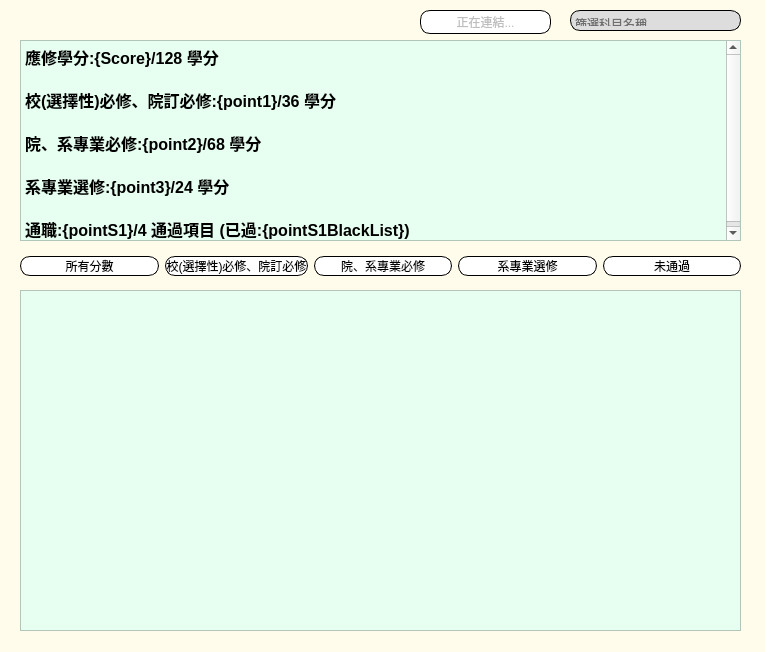
<?xml version="1.0" encoding="UTF-8"?>
<ui version="4.0">
 <class>ScoreQuery</class>
 <widget class="QDialog" name="ScoreQuery">
  <property name="geometry">
   <rect>
    <x>0</x>
    <y>0</y>
    <width>765</width>
    <height>652</height>
   </rect>
  </property>
  <property name="windowTitle">
   <string>應修學分統計</string>
  </property>
  <property name="styleSheet">
   <string notr="true">QWidget#ScoreQuery{
background-color: rgb(255, 252, 235);
}

    QPushButton{
		border:0;
		font: 700 11pt ;
		border:1px solid #000;
		background:#fff;
		border-radius:10px;
    }
    QPushButton:hover{
        border:2px solid #000;
	
	background-color: rgb(255, 253, 188);
    }</string>
  </property>
  <widget class="QTextBrowser" name="textBrowser">
   <property name="geometry">
    <rect>
     <x>20</x>
     <y>40</y>
     <width>721</width>
     <height>201</height>
    </rect>
   </property>
   <property name="font">
    <font>
     <pointsize>10</pointsize>
     <italic>false</italic>
     <bold>true</bold>
    </font>
   </property>
   <property name="styleSheet">
    <string notr="true">font: 700 10pt &quot;微軟正黑體&quot;;
background-color: rgb(231, 255, 241);</string>
   </property>
   <property name="markdown">
    <string>**應修學分:{Score}/128 學分 **

**校(選擇性)必修、院訂必修:{point1}/36 學分 **

**院、系專業必修:{point2}/68 學分 **

**系專業選修:{point3}/24 學分 **

**通職:{pointS1}/4 通過項目 (已過:{pointS1BlackList})**

</string>
   </property>
   <property name="html">
    <string>&lt;!DOCTYPE HTML PUBLIC &quot;-//W3C//DTD HTML 4.0//EN&quot; &quot;http://www.w3.org/TR/REC-html40/strict.dtd&quot;&gt;
&lt;html&gt;&lt;head&gt;&lt;meta name=&quot;qrichtext&quot; content=&quot;1&quot; /&gt;&lt;meta charset=&quot;utf-8&quot; /&gt;&lt;style type=&quot;text/css&quot;&gt;
p, li { white-space: pre-wrap; }
&lt;/style&gt;&lt;/head&gt;&lt;body style=&quot; font-family:'微軟正黑體'; font-size:10pt; font-weight:700; font-style:normal;&quot;&gt;
&lt;p style=&quot; margin-top:0px; margin-bottom:0px; margin-left:0px; margin-right:0px; -qt-block-indent:0; text-indent:0px;&quot;&gt;&lt;span style=&quot; font-family:'Microsoft JhengHei UI'; font-size:12pt;&quot;&gt;應修學分:{Score}/128 學分 &lt;/span&gt;&lt;/p&gt;
&lt;p style=&quot;-qt-paragraph-type:empty; margin-top:0px; margin-bottom:0px; margin-left:0px; margin-right:0px; -qt-block-indent:0; text-indent:0px; font-family:'Microsoft JhengHei UI'; font-size:12pt;&quot;&gt;&lt;br /&gt;&lt;/p&gt;
&lt;p style=&quot; margin-top:0px; margin-bottom:0px; margin-left:0px; margin-right:0px; -qt-block-indent:0; text-indent:0px;&quot;&gt;&lt;span style=&quot; font-family:'Microsoft JhengHei UI'; font-size:12pt;&quot;&gt;校(選擇性)必修、院訂必修:{point1}/36 學分 &lt;/span&gt;&lt;/p&gt;
&lt;p style=&quot;-qt-paragraph-type:empty; margin-top:0px; margin-bottom:0px; margin-left:0px; margin-right:0px; -qt-block-indent:0; text-indent:0px; font-family:'Microsoft JhengHei UI'; font-size:12pt;&quot;&gt;&lt;br /&gt;&lt;/p&gt;
&lt;p style=&quot; margin-top:0px; margin-bottom:0px; margin-left:0px; margin-right:0px; -qt-block-indent:0; text-indent:0px;&quot;&gt;&lt;span style=&quot; font-family:'Microsoft JhengHei UI'; font-size:12pt;&quot;&gt;院、系專業必修:{point2}/68 學分 &lt;/span&gt;&lt;/p&gt;
&lt;p style=&quot;-qt-paragraph-type:empty; margin-top:0px; margin-bottom:0px; margin-left:0px; margin-right:0px; -qt-block-indent:0; text-indent:0px; font-family:'Microsoft JhengHei UI'; font-size:12pt;&quot;&gt;&lt;br /&gt;&lt;/p&gt;
&lt;p style=&quot; margin-top:0px; margin-bottom:0px; margin-left:0px; margin-right:0px; -qt-block-indent:0; text-indent:0px;&quot;&gt;&lt;span style=&quot; font-family:'Microsoft JhengHei UI'; font-size:12pt;&quot;&gt;系專業選修:{point3}/24 學分 &lt;/span&gt;&lt;/p&gt;
&lt;p style=&quot;-qt-paragraph-type:empty; margin-top:0px; margin-bottom:0px; margin-left:0px; margin-right:0px; -qt-block-indent:0; text-indent:0px; font-family:'Microsoft JhengHei UI'; font-size:12pt;&quot;&gt;&lt;br /&gt;&lt;/p&gt;
&lt;p style=&quot; margin-top:0px; margin-bottom:0px; margin-left:0px; margin-right:0px; -qt-block-indent:0; text-indent:0px;&quot;&gt;&lt;span style=&quot; font-family:'Microsoft JhengHei UI'; font-size:12pt;&quot;&gt;通職:{pointS1}/4 通過項目 (已過:{pointS1BlackList})&lt;/span&gt;&lt;/p&gt;&lt;/body&gt;&lt;/html&gt;</string>
   </property>
  </widget>
  <widget class="QTableWidget" name="tableWidget">
   <property name="geometry">
    <rect>
     <x>20</x>
     <y>290</y>
     <width>721</width>
     <height>341</height>
    </rect>
   </property>
   <property name="autoFillBackground">
    <bool>false</bool>
   </property>
   <property name="styleSheet">
    <string notr="true">font: 700 12pt &quot;微軟正黑體&quot;;
background-color: rgb(231, 255, 241);</string>
   </property>
   <attribute name="verticalHeaderVisible">
    <bool>false</bool>
   </attribute>
  </widget>
  <widget class="QWidget" name="horizontalLayoutWidget">
   <property name="geometry">
    <rect>
     <x>20</x>
     <y>230</y>
     <width>721</width>
     <height>73</height>
    </rect>
   </property>
   <layout class="QHBoxLayout" name="sz">
    <property name="sizeConstraint">
     <enum>QLayout::SetDefaultConstraint</enum>
    </property>
    <item>
     <widget class="QPushButton" name="btnPointAll">
      <property name="text">
       <string>所有分數</string>
      </property>
     </widget>
    </item>
    <item>
     <widget class="QPushButton" name="btnPoint1">
      <property name="text">
       <string>校(選擇性)必修、院訂必修</string>
      </property>
     </widget>
    </item>
    <item>
     <widget class="QPushButton" name="btnPoint2">
      <property name="text">
       <string>院、系專業必修</string>
      </property>
     </widget>
    </item>
    <item>
     <widget class="QPushButton" name="btnPoint3">
      <property name="text">
       <string>系專業選修</string>
      </property>
     </widget>
    </item>
    <item>
     <widget class="QPushButton" name="btnUnPass">
      <property name="text">
       <string>未通過</string>
      </property>
     </widget>
    </item>
   </layout>
  </widget>
  <widget class="QTextEdit" name="filterText">
   <property name="geometry">
    <rect>
     <x>570</x>
     <y>10</y>
     <width>171</width>
     <height>21</height>
    </rect>
   </property>
   <property name="whatsThis">
    <string>篩選科目名稱</string>
   </property>
   <property name="styleSheet">
    <string notr="true">
		border:0;
		font: 700 11pt ;
		border:1px solid #000;
		background-color: rgb(221, 221, 221);
		border-radius:10px;
		td align=&quot;center&quot; valign=&quot;center&quot;;
		font: 8pt &quot;微軟正黑體&quot;;</string>
   </property>
   <property name="verticalScrollBarPolicy">
    <enum>Qt::ScrollBarAlwaysOff</enum>
   </property>
   <property name="placeholderText">
    <string>篩選科目名稱</string>
   </property>
  </widget>
  <widget class="QPushButton" name="btnGlobalPassRate">
   <property name="enabled">
    <bool>false</bool>
   </property>
   <property name="geometry">
    <rect>
     <x>420</x>
     <y>10</y>
     <width>131</width>
     <height>24</height>
    </rect>
   </property>
   <property name="text">
    <string>正在連結...</string>
   </property>
  </widget>
 </widget>
 <resources/>
 <connections/>
</ui>
